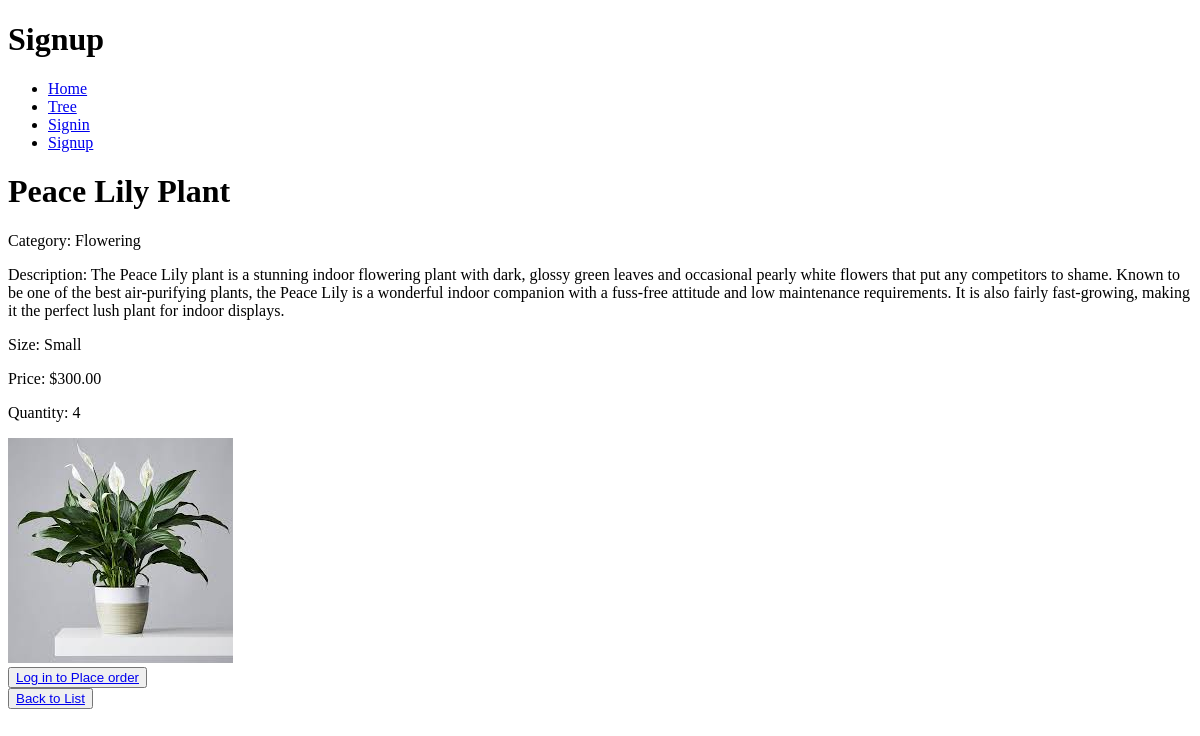
The app's page /trees/2/, older data.
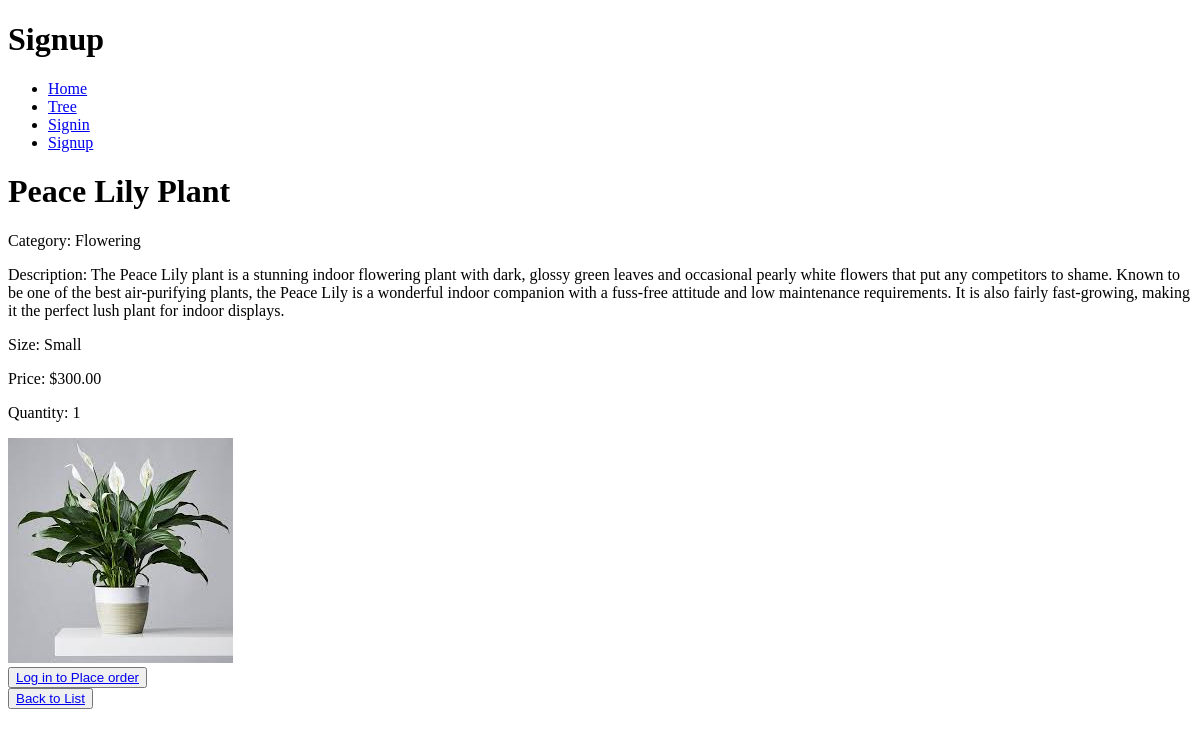
The same page, newer data.
### tree/models.py (models this page shows, shortened)
class Tree(models.Model):
    name = models.CharField(max_length=255)
    category = models.ForeignKey(Category, related_name='trees', on_delete=models.CASCADE)
    description = models.TextField()
    size = models.CharField(max_length=255)
    price = models.DecimalField(max_digits=10, decimal_places=2)
    quantity = models.PositiveIntegerField()
    image = models.ImageField(upload_to='images/', blank=True, null=True)

class Category(models.Model):
    name = models.CharField(max_length=255)
    description = models.TextField(blank=True, null=True)

### tree/views.py (the view, shortened to what this page needs)
# urls.py: path('trees/<int:pk>/', views.tree_details, name='tree_details'),
def tree_details(request, pk):
    tree = get_object_or_404(Tree, pk=pk)
    if not request.user.is_authenticated:
       context= {
        'tree': tree,
        }
    return render(request, 'tree/tree_details.html', context)

### tree/templates/tree/tree_details.html
{% extends "tree/main.html" %}
{% load static %}
{% block content %}
<h1>{{ tree.name }}</h1>
    <p>Category: {{ tree.category.name }}</p>
    <p>Description: {{ tree.description }}</p>
    <p>Size: {{ tree.size }}</p>
    <p>Price: ${{ tree.price }}</p>
    <p>Quantity: {{ tree.quantity }}</p>
    {% if tree.image %}
        <img src="{% static tree.image.url %}" alt="{{ tree.name }}">
    {% endif %}
    {% if request.user.is_authenticated %}
        <form method="post">
            {% csrf_token %}
            {{ form.as_p }}
            <button type="submit">Add to Cart</button>
        </form>
    {% else %}
    <br>
        <button><a href="{% url 'signin' %}">Log in to Place order</a></button>
        <br>
    {% endif %}
<button><a href="{% url 'tree_list' %}">Back to List</a></button>
{% endblock content %}

### tree/templates/tree/main.html (shortened to what this page needs)
<!DOCTYPE html>
<html lang="en">
<head>
</head>
<body>
    <header>
        <h1>Signup</h1>
        <nav>
            <ul>
                <li><a href="{% url 'home' %}">Home</a></li>
                <li><a href="{% url 'tree_list' %}">Tree</a></li>
                {% if request.user.is_authenticated %}
                <li><a href="{% url 'order' %}">Orders</a></li>
                <li><a href="{% url 'signout' %}">Logout</a></li>
                <li><a href="{% url 'change_password' %}">Change password</a></li>
                {% else %}
                <li><a href="{% url 'signin' %}">Signin</a></li>
                <li><a href="{% url 'signup' %}">Signup</a></li>
                {% endif %}
            </ul>
        </nav>
    </header>
    {% block content %}
    {% endblock content %}
</body>
</html>

Row changes from the older to the newer data that the page shows:
changed Tree "Peace Lily Plant": quantity "4" → "1"
